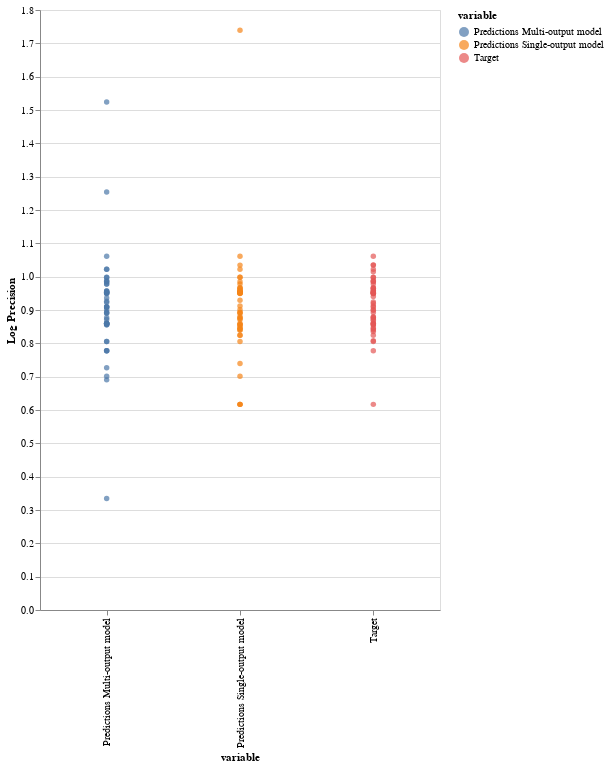

The cell this chart's notebook holds for it:
### Code cell
alt.Chart(single_multi_log_precision_df_f_id_1_melted).mark_circle().encode(
    x='variable:O',
    y='Log Precision:Q',
    color = 'variable'
).properties(
    width = 400,
    height = 600
)

### Figure 1 — Vega-Lite specification as saved in the notebook (floating-point values rounded to 4 significant figures; data arrays with more than 128 entries replaced by an {"elided": "..."} marker saying what was removed)
{"config": {"view": {"continuousWidth": 400, "continuousHeight": 300}}, "data": {"name": "data-64a6f12cc2e15ee63ea62a340a729390"}, "mark": "circle", "encoding": {"color": {"type": "nominal", "field": "variable"}, "x": {"type": "ordinal", "field": "variable"}, "y": {"type": "quantitative", "field": "Log Precision"}}, "height": 600, "width": 400, "$schema": "https://vega.github.io/schema/vega-lite/v4.8.1.json", "datasets": {"data-64a6f12cc2e15ee63ea62a340a729390": {"elided": "150 records"}}}
